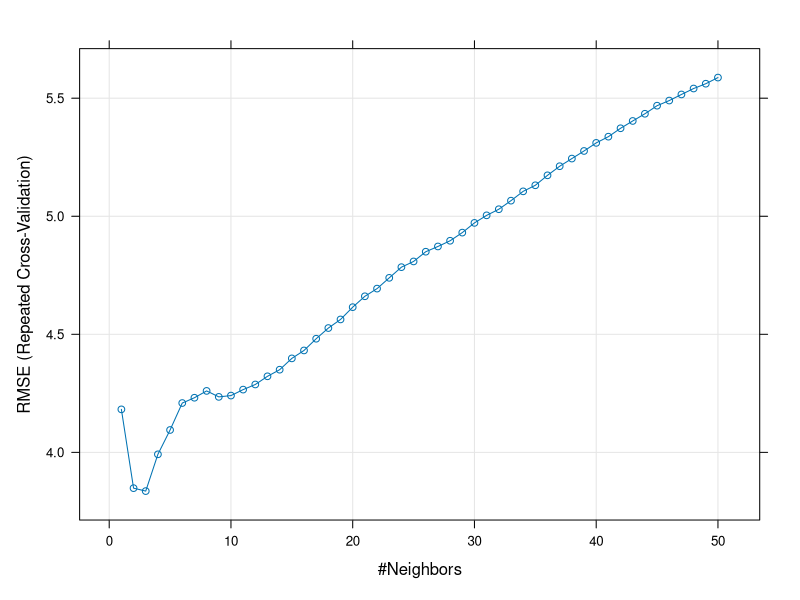

Here is the R script that generated this plot:
library(caret)
library(pROC)
library(mlbench)



# Example-2 Regression
data(BostonHousing)
data <- BostonHousing
str(data)

# Data partition
set.seed(1234)
ind <- sample(2, nrow(data), replace = T, prob=c(.7, .3))
training <- data[ind==1, ]
test <- data[ind==2, ]

# K-NN
trControl <- trainControl(method = "repeatedcv", #repeated cross-validation
                          number = 10,  # number of resampling iterations
                          repeats = 3)  # classProbs needed for ROC
set.seed(1234)
fit <- train(medv ~ ., 
             data = training,
             tuneGrid   = expand.grid(k = 1:50),
             method = "knn",
             tuneLength = 10,
             metric = "RMSE",
             trControl = trControl,
             preProc = c("center", "scale"))

# Model performance
fit
plot(fit)
varImp(fit)
pred <- predict(fit, newdata = test )
RMSE(pred, test$medv)